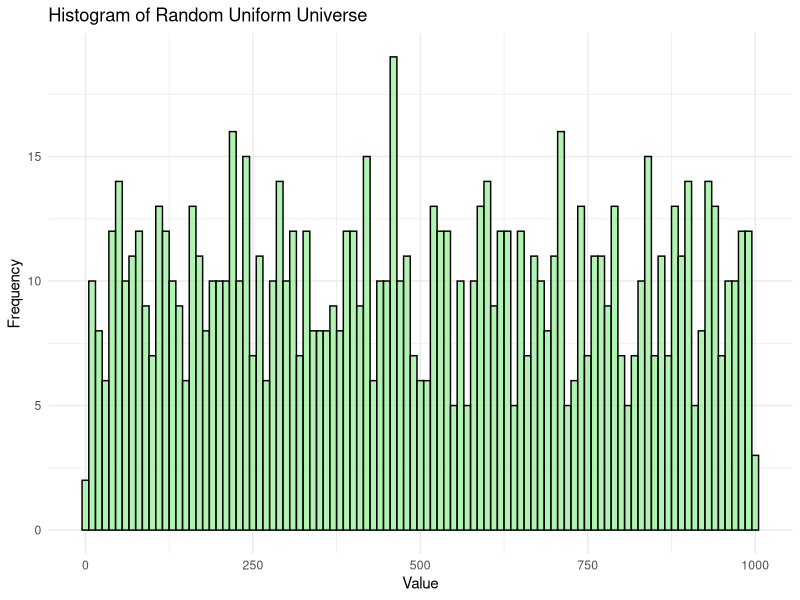
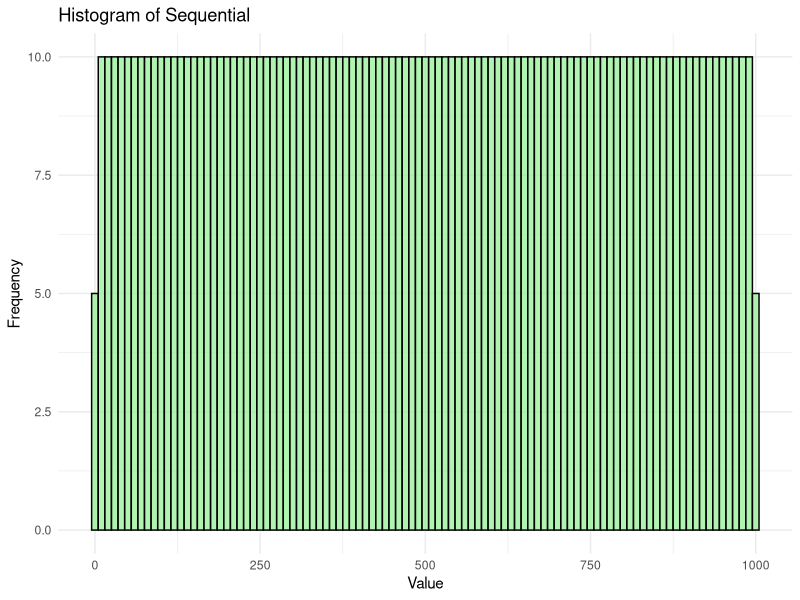
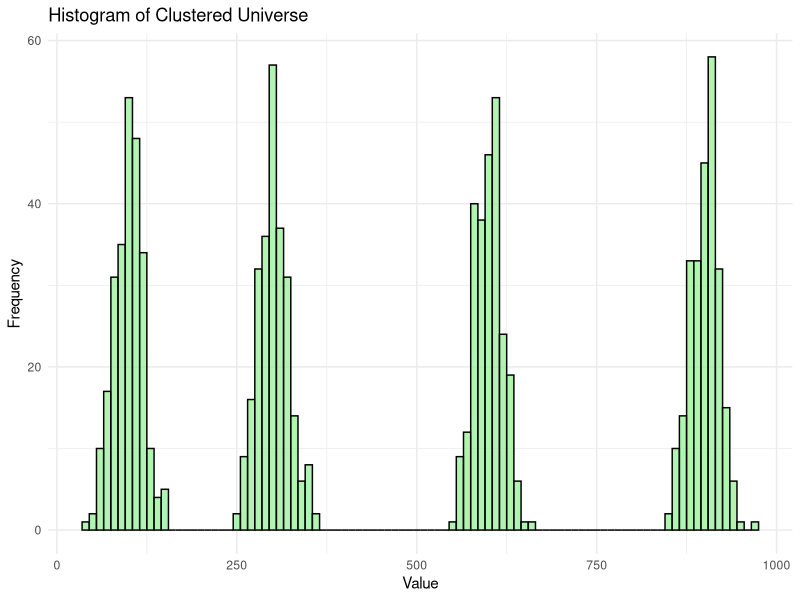
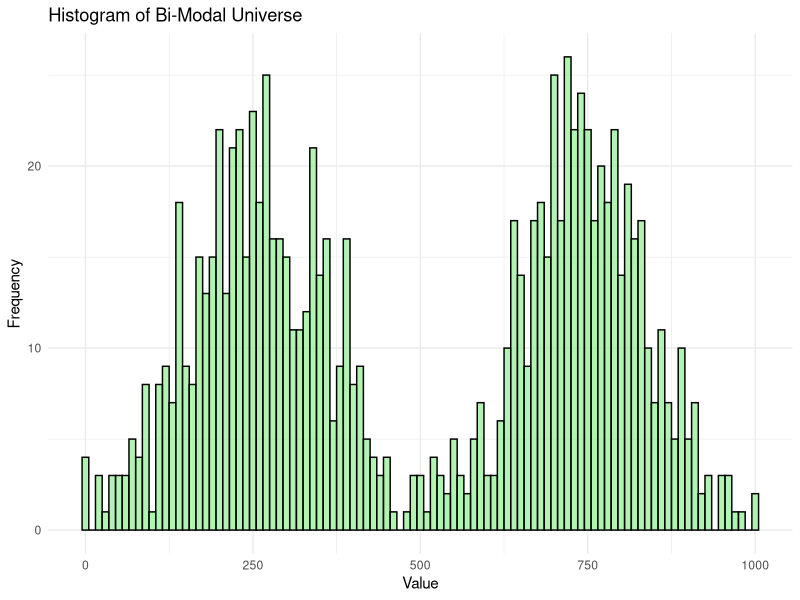
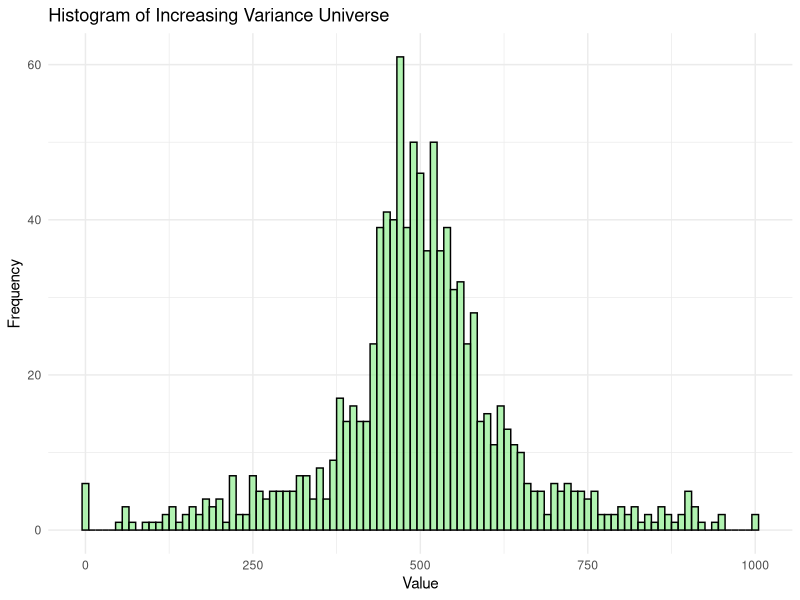
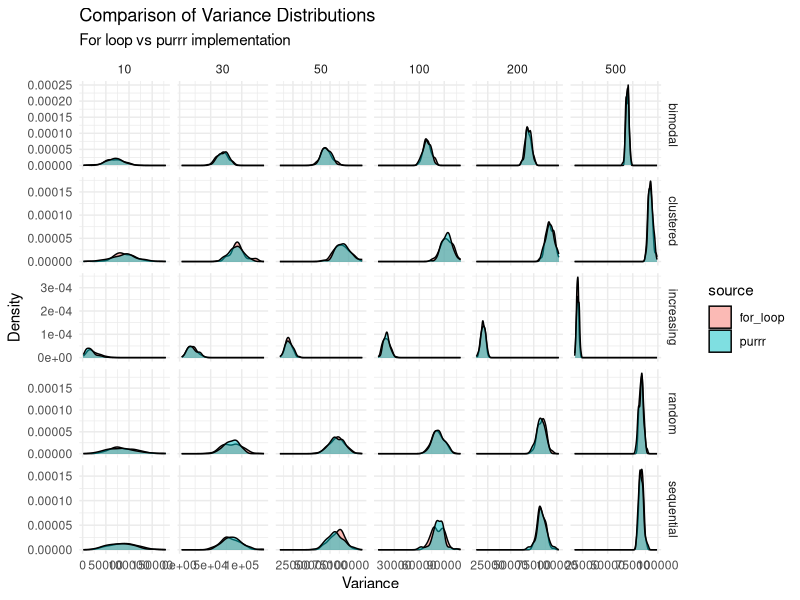
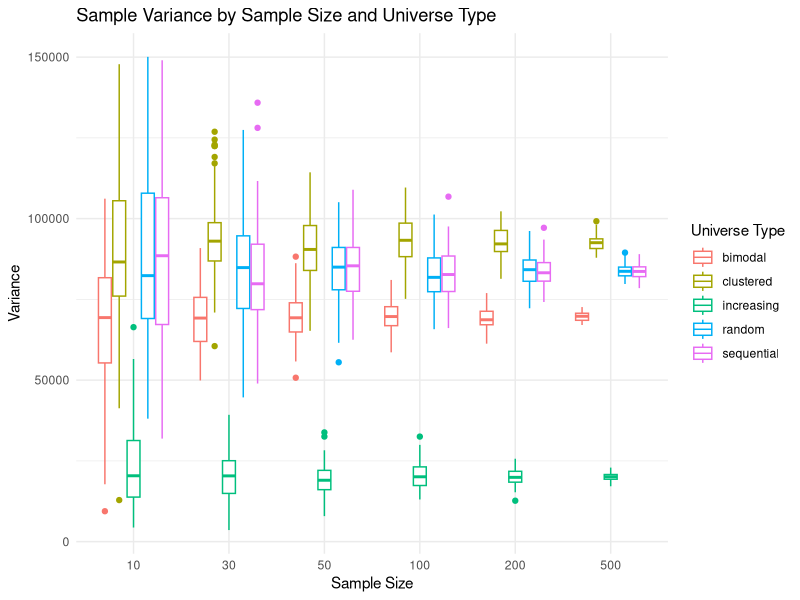
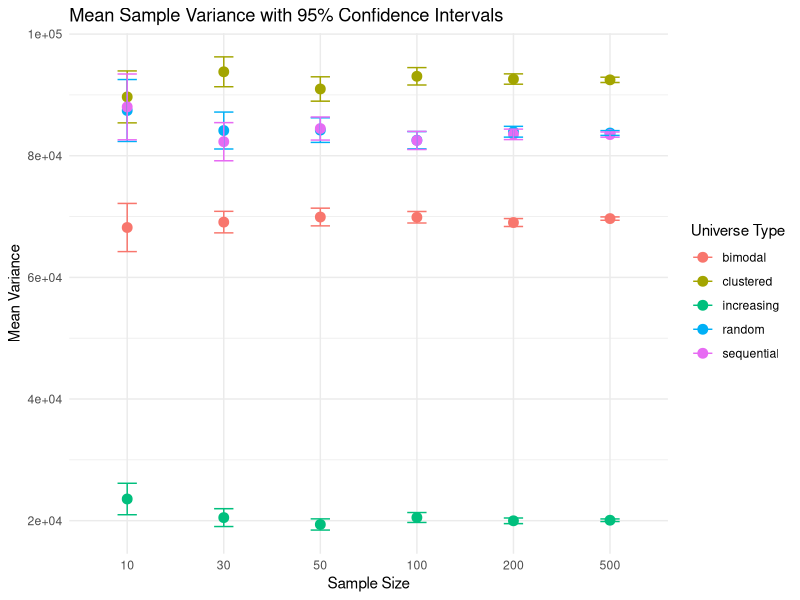

These charts were generated, in order, by the following R code:
## ---- chunk 1
knitr::opts_chunk$set(echo = TRUE)
## ---- chunk 2

library(tidyverse)

set.seed(123)

# Create a random universe (1000 random integers between 1 and 1000)
random_universe <- sample(1:1000, 1000, replace = TRUE)

# Create non-random universes (several options)

# Option 1: Sequential numbers
sequential_universe <- 1:1000

# Option 2: Clustered data (4 distinct clusters)
clustered_universe <- c(
  rnorm(250, mean = 100, sd = 20),
  rnorm(250, mean = 300, sd = 20),
  rnorm(250, mean = 600, sd = 20),
  rnorm(250, mean = 900, sd = 20)
)
# Round to integers and ensure values are within 1-1000
clustered_universe <- pmin(1000, pmax(1, round(clustered_universe)))

# Option 3: Bimodal distribution
bimodal_universe <- c(
  rnorm(500, mean = 250, sd = 100),
  rnorm(500, mean = 750, sd = 100)
)
# Round to integers and ensure values are within 1-1000
bimodal_universe <- pmin(1000, pmax(1, round(bimodal_universe)))

# Option 4: Increasing variance (first half has low variance, second half high)
increasing_var_universe <- c(
  rnorm(500, mean = 500, sd = 50),
  rnorm(500, mean = 500, sd = 200)
)
# Round to integers and ensure values are within 1-1000
increasing_var_universe <- pmin(1000, pmax(1, round(increasing_var_universe)))
 


# create dataframes for ggplot2
df_random <- data.frame(random_universe)
df_sequential <- data.frame(sequential_universe)
df_clustered <- data.frame(clustered_universe)
df_bimodal <- data.frame(bimodal_universe)
df_increasing_var_universe <- data.frame(increasing_var_universe)


# Histograms of the universes
ggplot(df_random, aes(x = random_universe)) +
  geom_histogram(binwidth = 10, fill = "lightgreen", color = "black", alpha = 0.7) +
  labs(title = "Histogram of Random Uniform Universe", x = "Value", y = "Frequency") +
  theme_minimal()

ggplot(df_sequential, aes(x = sequential_universe)) +
  geom_histogram(binwidth = 10, fill = "lightgreen", color = "black", alpha = 0.7) +
  labs(title = "Histogram of Sequential", x = "Value", y = "Frequency") +
  theme_minimal()

ggplot(df_clustered, aes(x = clustered_universe)) +
  geom_histogram(binwidth = 10, fill = "lightgreen", color = "black", alpha = 0.7) +
  labs(title = "Histogram of Clustered Universe", x = "Value", y = "Frequency") +
  theme_minimal()

ggplot(df_bimodal, aes(x = bimodal_universe)) +
  geom_histogram(binwidth = 10, fill = "lightgreen", color = "black", alpha = 0.7) +
  labs(title = "Histogram of Bi-Modal Universe", x = "Value", y = "Frequency") +
  theme_minimal()

ggplot(df_increasing_var_universe, aes(x = increasing_var_universe)) +
  geom_histogram(binwidth = 10, fill = "lightgreen", color = "black", alpha = 0.7) +
  labs(title = "Histogram of Increasing Variance Universe", x = "Value", y = "Frequency") +
  theme_minimal()




## ---- chunk 3
# Using a for loop

calculate_sample_variances <- function(universe, sample_size, num_samples = 100) {
  # Create empty numeric vector to store results
  variances <- numeric(num_samples)   # num_samples = sample size
  
  # Loop through and take samples
  for(i in 1:num_samples) {
    sample_data <- sample(universe, sample_size)
    variances[i] <- var(sample_data)
  }
  
  return(variances)
}
## ---- chunk 4
library(purrr)

calculate_sample_variances_purrr <- function(universe, sample_size, num_samples = 100) {
  # Use map_dbl to iterate and return a numeric vector
  variances <- map_dbl(1:num_samples, function(x) {
    sample_data <- sample(universe, sample_size)
    var(sample_data)
  })
  
  return(variances)
}


## ---- chunk 5
library(purrr)

calculate_sample_variances_purrr <- function(universe, sample_size, num_samples = 100) {
  map_dbl(1:num_samples, ~ var(sample(universe, sample_size)))
}

## ---- chunk 6

# Using For loop

# Define sample sizes to test
sample_sizes <- c(10, 30, 50, 100, 200, 500)

# Create empty list to store results
results <- list()

# Loop through sample sizes
for(size in sample_sizes) {
  # Calculate variances for each universe
  random_variances <- calculate_sample_variances(random_universe, size)
  sequential_variances <- calculate_sample_variances(sequential_universe, size)
  clustered_variances <- calculate_sample_variances(clustered_universe, size)
  bimodal_variances <- calculate_sample_variances(bimodal_universe, size)
  increasing_var_variances <- calculate_sample_variances(increasing_var_universe, size)
  
  # Store in results list with descriptive names
  results[[paste0("size_", size)]] <- list(
    random = random_variances,
    sequential = sequential_variances,
    clustered = clustered_variances,
    bimodal = bimodal_variances,
    increasing = increasing_var_variances
  )
}

## ---- chunk 7
# Using purrr()

# Define sample sizes to test
sample_sizes <- c(10, 30, 50, 100, 200, 500)

# Use map() to process each sample size and create a named list
results_purrr <- map(sample_sizes, function(size) {
  
  # Calculate variances for each universe
  random_variances_purrr <- calculate_sample_variances_purrr(random_universe, size)
  sequential_variances_purrr <- calculate_sample_variances_purrr(sequential_universe, size)
  clustered_variances_purrr <- calculate_sample_variances_purrr(clustered_universe, size)
  bimodal_variances_purrr <- calculate_sample_variances_purrr(bimodal_universe, size)
  increasing_var_variances_purrr <- calculate_sample_variances_purrr(increasing_var_universe, size)
  
  # Return a list for this sample size
  list(
    random = random_variances_purrr,
    sequential = sequential_variances_purrr,
    clustered = clustered_variances_purrr,
    bimodal = bimodal_variances_purrr,
    increasing = increasing_var_variances_purrr
  )
}) %>% 
  # Set names for the resulting list elements
  set_names(paste0("size_", sample_sizes))

## ---- chunk 8
library(tidyr)
library(dplyr)
library(ggplot2)

# Function to extract values from a nested list into a data frame
extract_values <- function(results_list, source_name) {
  result_df <- data.frame()
  
  for (size_name in names(results_list)) {
    size <- as.numeric(gsub("size_", "", size_name))
    
    for (universe_type in names(results_list[[size_name]])) {
      temp_df <- data.frame(
        sample_size = size,
        universe_type = universe_type,
        variance = results_list[[size_name]][[universe_type]],
        source = source_name
      )
      
      result_df <- rbind(result_df, temp_df)
    }
  }
  
  return(result_df)
}

# Create data frames from both lists
df1 <- extract_values(results, "for_loop")
df2 <- extract_values(results_purrr, "purrr")

# Combine the data frames
combined_df <- rbind(df1, df2)

# Plot comparison
ggplot(combined_df, aes(x = variance, fill = source)) +
  geom_density(alpha = 0.5) +
  facet_grid(universe_type ~ sample_size, scales = "free") +
  labs(title = "Comparison of Variance Distributions",
       subtitle = "For loop vs purrr implementation",
       x = "Variance", y = "Density") +
  theme_minimal()

## ---- chunk 9

# Create empty data frame
results_df <- data.frame()

# Loop through each sample size in results
for(size_name in names(results)) {
  # Extract numeric size from name
  size <- as.numeric(gsub("size_", "", size_name))
  
  # For each universe type and sample size, add data to results_df
  for(universe_type in names(results[[size_name]])) {
    # Create temporary data frame
    temp_df <- data.frame(
      sample_size = size,
      variance = results[[size_name]][[universe_type]],
      universe_type = universe_type
    )
    
    # Add to main results data frame
    results_df <- rbind(results_df, temp_df)
  }
}

## ---- chunk 10
library(ggplot2)
library(dplyr)

# Basic boxplot of variances by universe type and sample size
ggplot(results_df, aes(x = factor(sample_size), y = variance, color = universe_type)) +
  geom_boxplot() +
  labs(
    title = "Sample Variance by Sample Size and Universe Type",
    x = "Sample Size",
    y = "Variance",
    color = "Universe Type"
  ) +
  theme_minimal()

# Calculate summary statistics
summary_stats <- results_df %>%
  group_by(sample_size, universe_type) %>%
  summarize(
    mean_variance = mean(variance),
    sd_variance = sd(variance),
    n = n(),
    se = sd_variance/sqrt(n),
    ci_lower = mean_variance - 1.96*se,
    ci_upper = mean_variance + 1.96*se
  )

# Plot with confidence intervals
ggplot(summary_stats, aes(x = factor(sample_size), y = mean_variance, color = universe_type)) +
  geom_point(size = 3) +
  geom_errorbar(aes(ymin = ci_lower, ymax = ci_upper), width = 0.2) +
  labs(
    title = "Mean Sample Variance with 95% Confidence Intervals",
    x = "Sample Size",
    y = "Mean Variance",
    color = "Universe Type"
  ) +
  theme_minimal()
## ---- chunk 11
# Create data frame for statistical tests
test_results <- data.frame()

# For each sample size
for(size in unique(results_df$sample_size)) {
  # Filter data for this sample size
  size_data <- filter(results_df, sample_size == size)
  
  # Perform F-test between random and sequential universes
  random_data <- filter(size_data, universe_type == "random")$variance
  sequential_data <- filter(size_data, universe_type == "sequential")$variance
  
  f_test <- var.test(random_data, sequential_data)
  
  # Add results to test_results data frame
  test_results <- rbind(test_results, data.frame(
    sample_size = size,
    comparison = "random vs sequential",
    p_value = f_test$p.value,
    significant = f_test$p.value < 0.05
  ))
  
  # Repeat for other comparisons as needed
}

print(test_results)

